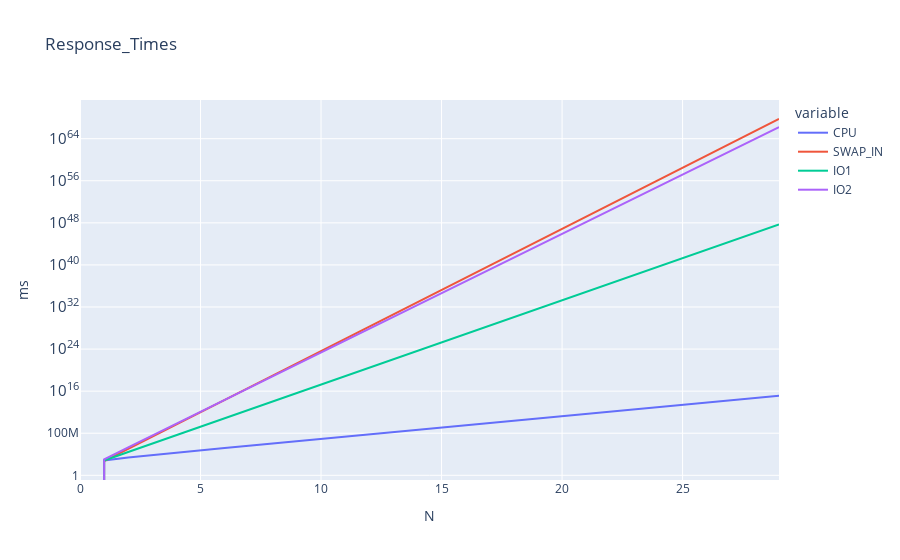

The code cell stored with this chart in its notebook:
### Code cell
produce_graph_and_save(responseTimes,"Response_Times","ms",True)

### Figure 1 — Plotly figure (JSON) as saved in the notebook; plotly's stock layout.template omitted (floating-point values rounded to 4 significant figures)
{"data": [{"hovertemplate": "variable=CPU<br>N=%{x}<br>value=%{y}<extra></extra>", "legendgroup": "CPU", "line": {"color": "#636efa", "dash": "solid"}, "marker": {"symbol": "circle"}, "mode": "lines", "name": "CPU", "orientation": "v", "showlegend": true, "type": "scatter", "x": [0, 1, 2, 3, 4, 5, 6, 7, 8, 9, 10, 11, 12, 13, 14, 15, 16, 17, 18, 19, 20, 21, 22, 23, 24, 25, 26, 27, 28, 29], "xaxis": "x", "y": [0, 675, 2498.0, 7418.0, 20700.0, 56580.0, 153400.0, 414900.0, 1121000.0, 3027000.0, 8175000.0, 22070000.0, 59600000.0, 160900000.0, 434500000.0, 1173000000.0, 3167000000.0, 8551000000.0, 23090000000.0, 62340000000.0, 168300000000.0, 454500000000.0, 1227000000000.0, 3313000000000.0, 8945000000000.0, 24151769511751, 65210000000000.0, 176100000000000.0, 475400000000000.0, 1283524054130151], "yaxis": "y"}, {"hovertemplate": "variable=SWAP_IN<br>N=%{x}<br>value=%{y}<extra></extra>", "legendgroup": "SWAP_IN", "line": {"color": "#EF553B", "dash": "solid"}, "marker": {"symbol": "circle"}, "mode": "lines", "name": "SWAP_IN", "orientation": "v", "showlegend": true, "type": "scatter", "x": [0, 1, 2, 3, 4, 5, 6, 7, 8, 9, 10, 11, 12, 13, 14, 15, 16, 17, 18, 19, 20, 21, 22, 23, 24, 25, 26, 27, 28, 29], "xaxis": "x", "y": [0, 525, 110775, 23263275, 4885288275, 1025910538275, 215441213038275, 45242654738038280, 9500957494988040000, 1.995e+21, 4.19e+23, 8.799e+25, 1.848e+28, 3.88e+30, 8.149e+32, 1.711e+35, 3.594e+37, 7.546e+39, 1.585e+42, 3.328e+44, 6.989e+46, 1.468e+49, 3.082e+51, 6.472e+53, 1.359e+56, 2.854e+58, 5.994e+60, 1.259e+63, 2.643e+65, 5.551e+67], "yaxis": "y"}, {"hovertemplate": "variable=IO1<br>N=%{x}<br>value=%{y}<extra></extra>", "legendgroup": "IO1", "line": {"color": "#00cc96", "dash": "solid"}, "marker": {"symbol": "circle"}, "mode": "lines", "name": "IO1", "orientation": "v", "showlegend": true, "type": "scatter", "x": [0, 1, 2, 3, 4, 5, 6, 7, 8, 9, 10, 11, 12, 13, 14, 15, 16, 17, 18, 19, 20, 21, 22, 23, 24, 25, 26, 27, 28, 29], "xaxis": "x", "y": [0, 650, 26650, 1066650, 42666650, 1706666650, 68266666650, 2730666666650, 109226666666650, 4369066666666650, 174762666666666660, 6990506666666666000, 279620266666666620000, 1.118e+22, 4.474e+23, 1.79e+25, 7.158e+26, 2.863e+28, 1.145e+30, 4.581e+31, 1.833e+33, 7.33e+34, 2.932e+36, 1.173e+38, 4.691e+39, 1.876e+41, 7.506e+42, 3.002e+44, 1.201e+46, 4.804e+47], "yaxis": "y"}, {"hovertemplate": "variable=IO2<br>N=%{x}<br>value=%{y}<extra></extra>", "legendgroup": "IO2", "line": {"color": "#ab63fa", "dash": "solid"}, "marker": {"symbol": "circle"}, "mode": "lines", "name": "IO2", "orientation": "v", "showlegend": true, "type": "scatter", "x": [0, 1, 2, 3, 4, 5, 6, 7, 8, 9, 10, 11, 12, 13, 14, 15, 16, 17, 18, 19, 20, 21, 22, 23, 24, 25, 26, 27, 28, 29], "xaxis": "x", "y": [0, 1125, 203625, 36653625, 6597653625, 1187577653625, 213763977653625, 38477515977653624, 6925952875977653000, 1.247e+21, 2.244e+23, 4.039e+25, 7.271e+27, 1.309e+30, 2.356e+32, 4.24e+34, 7.632e+36, 1.374e+39, 2.473e+41, 4.451e+43, 8.012e+45, 1.442e+48, 2.596e+50, 4.673e+52, 8.411e+54, 1.514e+57, 2.725e+59, 4.905e+61, 8.829e+63, 1.589e+66], "yaxis": "y"}], "layout": {"legend": {"title": {"text": "variable"}, "tracegroupgap": 0}, "title": {"text": "Response_Times"}, "xaxis": {"anchor": "y", "domain": [0, 1], "title": {"text": "N"}}, "yaxis": {"anchor": "x", "domain": [0, 1], "title": {"text": "ms"}, "type": "log"}}}
